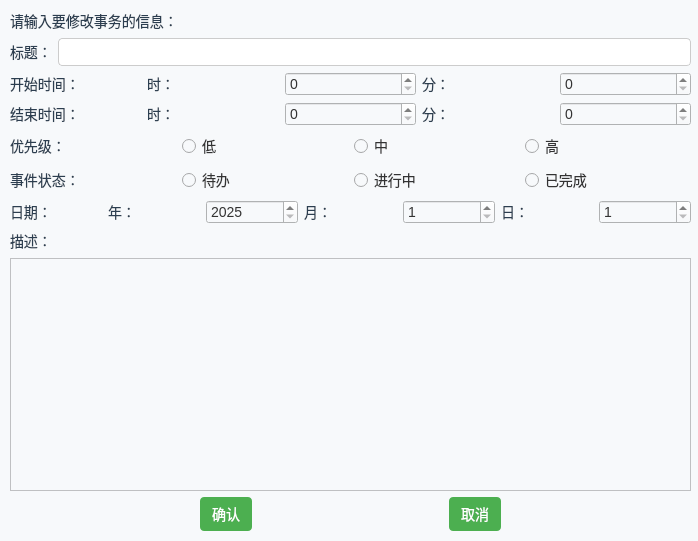
<?xml version="1.0" encoding="UTF-8"?>
<ui version="4.0">
 <class>chgTaskForm</class>
 <widget class="QWidget" name="chgTaskForm">
  <property name="geometry">
   <rect>
    <x>0</x>
    <y>0</y>
    <width>698</width>
    <height>541</height>
   </rect>
  </property>
  <property name="windowTitle">
   <string>Form</string>
  </property>
  <property name="styleSheet">
   <string notr="true">
    QWidget {
        font-family: &quot;Microsoft YaHei&quot;;
        font-size: 14px;
        color: #333333;
        background-color: #f7f9fb;
    }

    QPushButton {
        background-color: #4CAF50;
        color: white;
        padding: 6px 12px;
        border: none;
        border-radius: 4px;
    }

    QPushButton:hover {
        background-color: #45a049;
    }

    QLineEdit {
        border: 1px solid #ccc;
        padding: 4px;
        border-radius: 4px;
        background-color: #ffffff;
    }

    QLabel {
        color: #2c3e50;
    }

    QTableWidget {
        background-color: white;
        gridline-color: #dcdcdc;
        selection-background-color: #cceeff;
    }

    QHeaderView::section {
        background-color: #e0e0e0;
        padding: 4px;
        border: 1px solid #dcdcdc;
    }</string>
  </property>
  <widget class="QWidget" name="verticalLayoutWidget">
   <property name="geometry">
    <rect>
     <x>10</x>
     <y>10</y>
     <width>681</width>
     <height>521</height>
    </rect>
   </property>
   <layout class="QVBoxLayout" name="verticalLayout">
    <item>
     <layout class="QHBoxLayout" name="horizontalLayout_10">
      <item>
       <widget class="QLabel" name="label">
        <property name="text">
         <string>请输入要修改事务的信息：</string>
        </property>
       </widget>
      </item>
     </layout>
    </item>
    <item>
     <layout class="QHBoxLayout" name="horizontalLayout_4">
      <item>
       <widget class="QLabel" name="label_4">
        <property name="text">
         <string>标题：</string>
        </property>
       </widget>
      </item>
      <item>
       <widget class="QLineEdit" name="title_lineEdit"/>
      </item>
     </layout>
    </item>
    <item>
     <layout class="QHBoxLayout" name="horizontalLayout_5">
      <item>
       <widget class="QLabel" name="label_5">
        <property name="text">
         <string>开始时间：</string>
        </property>
       </widget>
      </item>
      <item>
       <widget class="QLabel" name="label_11">
        <property name="text">
         <string>时：</string>
        </property>
       </widget>
      </item>
      <item>
       <widget class="QSpinBox" name="st_spinBox">
        <property name="minimum">
         <number>0</number>
        </property>
        <property name="maximum">
         <number>23</number>
        </property>
       </widget>
      </item>
      <item>
       <widget class="QLabel" name="label_3">
        <property name="text">
         <string>分：</string>
        </property>
       </widget>
      </item>
      <item>
       <widget class="QSpinBox" name="st_spinBox_2">
        <property name="maximum">
         <number>59</number>
        </property>
       </widget>
      </item>
     </layout>
    </item>
    <item>
     <layout class="QHBoxLayout" name="horizontalLayout_6">
      <item>
       <widget class="QLabel" name="label_6">
        <property name="text">
         <string>结束时间：</string>
        </property>
       </widget>
      </item>
      <item>
       <widget class="QLabel" name="label_12">
        <property name="text">
         <string>时：</string>
        </property>
       </widget>
      </item>
      <item>
       <widget class="QSpinBox" name="et_spinBox">
        <property name="minimum">
         <number>0</number>
        </property>
        <property name="maximum">
         <number>23</number>
        </property>
       </widget>
      </item>
      <item>
       <widget class="QLabel" name="label_13">
        <property name="text">
         <string>分：</string>
        </property>
       </widget>
      </item>
      <item>
       <widget class="QSpinBox" name="et_spinBox_2">
        <property name="maximum">
         <number>59</number>
        </property>
       </widget>
      </item>
     </layout>
    </item>
    <item>
     <layout class="QHBoxLayout" name="horizontalLayout_8">
      <item>
       <widget class="QLabel" name="label_7">
        <property name="text">
         <string>优先级：</string>
        </property>
       </widget>
      </item>
      <item>
       <widget class="QRadioButton" name="low_radioButton">
        <property name="text">
         <string>低</string>
        </property>
        <attribute name="buttonGroup">
         <string notr="true">buttonGroup</string>
        </attribute>
       </widget>
      </item>
      <item>
       <widget class="QRadioButton" name="medium_radioButton">
        <property name="text">
         <string>中</string>
        </property>
        <attribute name="buttonGroup">
         <string notr="true">buttonGroup</string>
        </attribute>
       </widget>
      </item>
      <item>
       <widget class="QRadioButton" name="high_radioButton">
        <property name="text">
         <string>高</string>
        </property>
        <attribute name="buttonGroup">
         <string notr="true">buttonGroup</string>
        </attribute>
       </widget>
      </item>
     </layout>
    </item>
    <item>
     <layout class="QHBoxLayout" name="horizontalLayout_7">
      <item>
       <widget class="QLabel" name="label_8">
        <property name="text">
         <string>事件状态：</string>
        </property>
       </widget>
      </item>
      <item>
       <widget class="QRadioButton" name="pending_radioButton">
        <property name="text">
         <string>待办</string>
        </property>
        <attribute name="buttonGroup">
         <string notr="true">buttonGroup_2</string>
        </attribute>
       </widget>
      </item>
      <item>
       <widget class="QRadioButton" name="in_progress_radioButton">
        <property name="text">
         <string>进行中</string>
        </property>
        <attribute name="buttonGroup">
         <string notr="true">buttonGroup_2</string>
        </attribute>
       </widget>
      </item>
      <item>
       <widget class="QRadioButton" name="completed_radioButton">
        <property name="text">
         <string>已完成</string>
        </property>
        <attribute name="buttonGroup">
         <string notr="true">buttonGroup_2</string>
        </attribute>
       </widget>
      </item>
     </layout>
    </item>
    <item>
     <layout class="QHBoxLayout" name="horizontalLayout_2">
      <item>
       <widget class="QLabel" name="label_10">
        <property name="text">
         <string>日期：</string>
        </property>
       </widget>
      </item>
      <item>
       <widget class="QLabel" name="label_14">
        <property name="text">
         <string>年：</string>
        </property>
       </widget>
      </item>
      <item>
       <widget class="QSpinBox" name="year_spinBox">
        <property name="minimum">
         <number>2025</number>
        </property>
        <property name="maximum">
         <number>2075</number>
        </property>
       </widget>
      </item>
      <item>
       <widget class="QLabel" name="label_15">
        <property name="text">
         <string>月：</string>
        </property>
       </widget>
      </item>
      <item>
       <widget class="QSpinBox" name="month_spinBox">
        <property name="minimum">
         <number>1</number>
        </property>
        <property name="maximum">
         <number>12</number>
        </property>
       </widget>
      </item>
      <item>
       <widget class="QLabel" name="label_16">
        <property name="text">
         <string>日：</string>
        </property>
       </widget>
      </item>
      <item>
       <widget class="QSpinBox" name="day_spinBox">
        <property name="minimum">
         <number>1</number>
        </property>
        <property name="maximum">
         <number>31</number>
        </property>
       </widget>
      </item>
     </layout>
    </item>
    <item>
     <layout class="QHBoxLayout" name="horizontalLayout_9">
      <item>
       <widget class="QLabel" name="label_9">
        <property name="text">
         <string>描述：</string>
        </property>
       </widget>
      </item>
     </layout>
    </item>
    <item>
     <widget class="QTextEdit" name="textEdit"/>
    </item>
    <item>
     <layout class="QHBoxLayout" name="horizontalLayout">
      <item>
       <spacer name="horizontalSpacer_2">
        <property name="orientation">
         <enum>Qt::Horizontal</enum>
        </property>
        <property name="sizeHint" stdset="0">
         <size>
          <width>40</width>
          <height>20</height>
         </size>
        </property>
       </spacer>
      </item>
      <item>
       <widget class="QPushButton" name="pushButton">
        <property name="text">
         <string>确认</string>
        </property>
       </widget>
      </item>
      <item>
       <spacer name="horizontalSpacer">
        <property name="orientation">
         <enum>Qt::Horizontal</enum>
        </property>
        <property name="sizeHint" stdset="0">
         <size>
          <width>40</width>
          <height>20</height>
         </size>
        </property>
       </spacer>
      </item>
      <item>
       <widget class="QPushButton" name="pushButton_2">
        <property name="text">
         <string>取消</string>
        </property>
       </widget>
      </item>
      <item>
       <spacer name="horizontalSpacer_3">
        <property name="orientation">
         <enum>Qt::Horizontal</enum>
        </property>
        <property name="sizeHint" stdset="0">
         <size>
          <width>40</width>
          <height>20</height>
         </size>
        </property>
       </spacer>
      </item>
     </layout>
    </item>
   </layout>
  </widget>
 </widget>
 <resources/>
 <connections/>
 <buttongroups>
  <buttongroup name="buttonGroup"/>
  <buttongroup name="buttonGroup_2"/>
 </buttongroups>
</ui>
